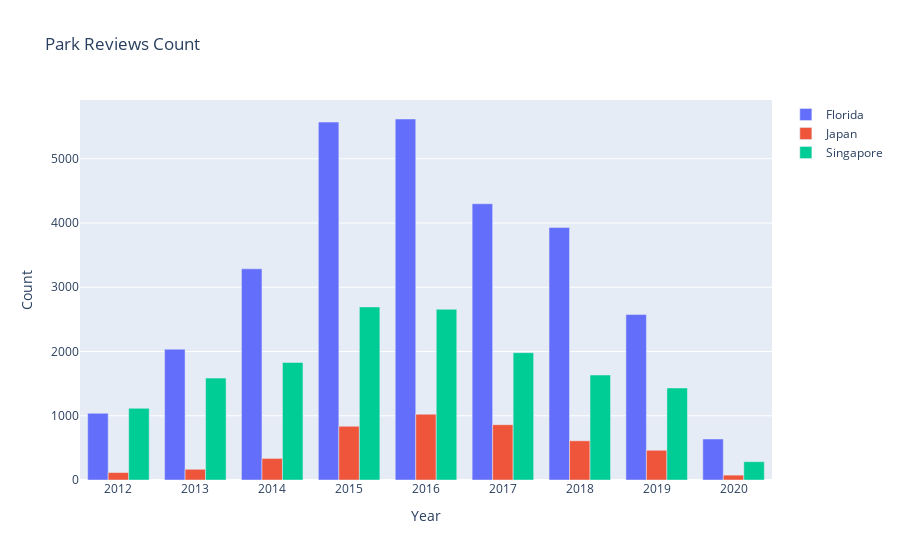

Notebook code for this chart:
### Markdown cell above
There is not very much data before 2012 or after 2020. Restrict the list of years to 2012-2020.

### Code cell
years = np.arange(2012, 2021)
park_review_counts(years)

### Figure 1 — Plotly figure (JSON) as saved in the notebook; plotly's stock layout.template omitted (floating-point values rounded to 4 significant figures)
{"data": [{"name": "Florida", "type": "bar", "x": [2012, 2013, 2014, 2015, 2016, 2017, 2018, 2019, 2020], "y": [1038, 2036, 3287, 5571, 5619, 4300, 3931, 2575, 638]}, {"name": "Japan", "type": "bar", "x": [2012, 2013, 2014, 2015, 2016, 2017, 2018, 2019, 2020], "y": [116, 167, 336, 836, 1024, 861, 610, 463, 76]}, {"name": "Singapore", "type": "bar", "x": [2012, 2013, 2014, 2015, 2016, 2017, 2018, 2019, 2020], "y": [1116, 1586, 1829, 2694, 2657, 1982, 1634, 1432, 285]}], "layout": {"title": {"text": "Park Reviews Count"}, "xaxis": {"title": {"text": "Year"}}, "yaxis": {"title": {"text": "Count"}}}}
